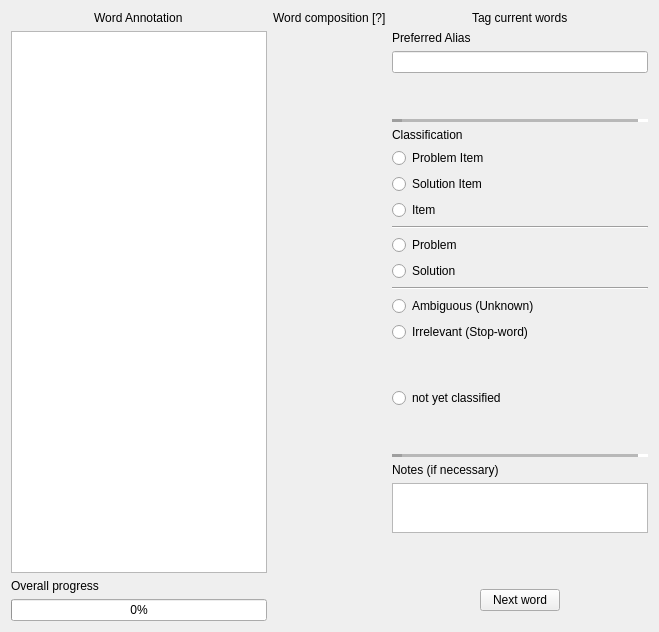
        <widget class="QWidget" name="tab_Ngram">
         <attribute name="title">
          <string>Multi word analysis</string>
         </attribute>
         <layout class="QGridLayout" name="gridLayout_7">
          <item row="0" column="0">
           <layout class="QGridLayout" name="gridLayout_Ngram_general" columnstretch="2,0,0">
            <item row="1" column="2">
             <layout class="QVBoxLayout" name="verticalLayout_Ngram_PropertiesEditor">
              <item>
               <widget class="QLabel" name="label_Ngram_AliasDescription">
                <property name="toolTip">
                 <string>Change the name of the combination of word </string>
                </property>
                <property name="text">
                 <string>Preferred Alias</string>
                </property>
               </widget>
              </item>
              <item>
               <widget class="QLineEdit" name="lineEdit_Ngram_AliasEditor"/>
              </item>
              <item>
               <spacer name="verticalSpacer_8">
                <property name="orientation">
                 <enum>Qt::Vertical</enum>
                </property>
                <property name="sizeHint" stdset="0">
                 <size>
                  <width>20</width>
                  <height>40</height>
                 </size>
                </property>
               </spacer>
              </item>
              <item>
               <widget class="Line" name="line">
                <property name="lineWidth">
                 <number>10</number>
                </property>
                <property name="midLineWidth">
                 <number>10</number>
                </property>
                <property name="orientation">
                 <enum>Qt::Horizontal</enum>
                </property>
               </widget>
              </item>
              <item>
               <widget class="QLabel" name="label_2">
                <property name="text">
                 <string>Classification</string>
                </property>
               </widget>
              </item>
              <item>
               <widget class="QRadioButton" name="radioButton_Ngram_ProblemItemEditor">
                <property name="text">
                 <string>Problem Item</string>
                </property>
                <attribute name="buttonGroup">
                 <string notr="true">buttonGroup_NGram_Classification</string>
                </attribute>
               </widget>
              </item>
              <item>
               <widget class="QRadioButton" name="radioButton_Ngram_SolutionItemEditor">
                <property name="text">
                 <string>Solution Item</string>
                </property>
                <attribute name="buttonGroup">
                 <string notr="true">buttonGroup_NGram_Classification</string>
                </attribute>
               </widget>
              </item>
              <item>
               <widget class="QRadioButton" name="radioButton_Ngram_ItemEditor">
                <property name="text">
                 <string>Item</string>
                </property>
                <attribute name="buttonGroup">
                 <string notr="true">buttonGroup_NGram_Classification</string>
                </attribute>
               </widget>
              </item>
              <item>
               <widget class="Line" name="line_2">
                <property name="orientation">
                 <enum>Qt::Horizontal</enum>
                </property>
               </widget>
              </item>
              <item>
               <widget class="QRadioButton" name="radioButton_Ngram_ProblemEditor">
                <property name="text">
                 <string>Problem</string>
                </property>
                <attribute name="buttonGroup">
                 <string notr="true">buttonGroup_NGram_Classification</string>
                </attribute>
               </widget>
              </item>
              <item>
               <widget class="QRadioButton" name="radioButton_Ngram_SolutionEditor">
                <property name="text">
                 <string>Solution</string>
                </property>
                <attribute name="buttonGroup">
                 <string notr="true">buttonGroup_NGram_Classification</string>
                </attribute>
               </widget>
              </item>
              <item>
               <widget class="Line" name="line_9">
                <property name="orientation">
                 <enum>Qt::Horizontal</enum>
                </property>
               </widget>
              </item>
              <item>
               <widget class="QRadioButton" name="radioButton_Ngram_UnknownEditor">
                <property name="toolTip">
                 <string>When a word can have 2 or more classifications (you need more context)</string>
                </property>
                <property name="text">
                 <string>Ambiguous (Unknown)</string>
                </property>
                <attribute name="buttonGroup">
                 <string notr="true">buttonGroup_NGram_Classification</string>
                </attribute>
               </widget>
              </item>
              <item>
               <widget class="QRadioButton" name="radioButton_Ngram_StopWordEditor">
                <property name="toolTip">
                 <string>a word that you think is IRRELEVANT on your corpus</string>
                </property>
                <property name="text">
                 <string>Irrelevant (Stop-word)</string>
                </property>
                <attribute name="buttonGroup">
                 <string notr="true">buttonGroup_NGram_Classification</string>
                </attribute>
               </widget>
              </item>
              <item>
               <spacer name="verticalSpacer_6">
                <property name="orientation">
                 <enum>Qt::Vertical</enum>
                </property>
                <property name="sizeHint" stdset="0">
                 <size>
                  <width>20</width>
                  <height>40</height>
                 </size>
                </property>
               </spacer>
              </item>
              <item>
               <widget class="QRadioButton" name="radioButton_Ngram_NotClassifiedEditor">
                <property name="text">
                 <string>not yet classified</string>
                </property>
                <attribute name="buttonGroup">
                 <string notr="true">buttonGroup_NGram_Classification</string>
                </attribute>
               </widget>
              </item>
              <item>
               <spacer name="verticalSpacer_7">
                <property name="orientation">
                 <enum>Qt::Vertical</enum>
                </property>
                <property name="sizeHint" stdset="0">
                 <size>
                  <width>20</width>
                  <height>40</height>
                 </size>
                </property>
               </spacer>
              </item>
              <item>
               <widget class="Line" name="line_5">
                <property name="lineWidth">
                 <number>10</number>
                </property>
                <property name="midLineWidth">
                 <number>10</number>
                </property>
                <property name="orientation">
                 <enum>Qt::Horizontal</enum>
                </property>
               </widget>
              </item>
              <item>
               <widget class="QLabel" name="label_Ngram_NoteDescription">
                <property name="text">
                 <string>Notes (if necessary)</string>
                </property>
               </widget>
              </item>
              <item>
               <widget class="QTextEdit" name="textEdit_Ngram_NoteEditor">
                <property name="maximumSize">
                 <size>
                  <width>16777215</width>
                  <height>50</height>
                 </size>
                </property>
                <property name="focusPolicy">
                 <enum>Qt::ClickFocus</enum>
                </property>
                <property name="frameShape">
                 <enum>QFrame::StyledPanel</enum>
                </property>
                <property name="frameShadow">
                 <enum>QFrame::Sunken</enum>
                </property>
                <property name="lineWidth">
                 <number>1</number>
                </property>
               </widget>
              </item>
              <item>
               <spacer name="verticalSpacer_5">
                <property name="orientation">
                 <enum>Qt::Vertical</enum>
                </property>
                <property name="sizeHint" stdset="0">
                 <size>
                  <width>20</width>
                  <height>40</height>
                 </size>
                </property>
               </spacer>
              </item>
             </layout>
            </item>
            <item row="2" column="2">
             <layout class="QGridLayout" name="gridLayout_Ngram_ActionButton">
              <item row="0" column="0" alignment="Qt::AlignHCenter">
               <widget class="QPushButton" name="pushButton_Ngram_UpdateTokenProperty">
                <property name="focusPolicy">
                 <enum>Qt::NoFocus</enum>
                </property>
                <property name="toolTip">
                 <string>shortcut Enter key</string>
                </property>
                <property name="text">
                 <string>Next word</string>
                </property>
               </widget>
              </item>
             </layout>
            </item>
            <item row="0" column="2" alignment="Qt::AlignHCenter">
             <widget class="QLabel" name="label_Ngram_PropertyEditorDescription">
              <property name="text">
               <string>Tag current words</string>
              </property>
             </widget>
            </item>
            <item row="0" column="1" alignment="Qt::AlignHCenter">
             <widget class="QLabel" name="label_Ngram_CompositionDescription">
              <property name="text">
               <string>Word composition [?]</string>
              </property>
             </widget>
            </item>
            <item row="1" column="0">
             <widget class="QTableWidget" name="tableWidget_Ngram_TagContainer">
              <property name="sizePolicy">
               <sizepolicy hsizetype="Expanding" vsizetype="Expanding">
                <horstretch>1</horstretch>
                <verstretch>0</verstretch>
               </sizepolicy>
              </property>
              <property name="focusPolicy">
               <enum>Qt::ClickFocus</enum>
              </property>
              <property name="editTriggers">
               <set>QAbstractItemView::NoEditTriggers</set>
              </property>
              <property name="tabKeyNavigation">
               <bool>false</bool>
              </property>
              <property name="dragDropOverwriteMode">
               <bool>false</bool>
              </property>
              <property name="selectionMode">
               <enum>QAbstractItemView::SingleSelection</enum>
              </property>
              <property name="selectionBehavior">
               <enum>QAbstractItemView::SelectRows</enum>
              </property>
              <attribute name="horizontalHeaderStretchLastSection">
               <bool>false</bool>
              </attribute>
              <attribute name="verticalHeaderStretchLastSection">
               <bool>false</bool>
              </attribute>
             </widget>
            </item>
            <item row="0" column="0" alignment="Qt::AlignHCenter">
             <widget class="QLabel" name="label_Ngram_TableTagDescription">
              <property name="text">
               <string>Word Annotation</string>
              </property>
             </widget>
            </item>
            <item row="2" column="0">
             <layout class="QGridLayout" name="gridLayout_6">
              <item row="1" column="0">
               <widget class="QProgressBar" name="progressBar_Ngram_TagComplete">
                <property name="value">
                 <number>0</number>
                </property>
               </widget>
              </item>
              <item row="0" column="0">
               <widget class="QLabel" name="label_4">
                <property name="text">
                 <string>Overall progress</string>
                </property>
               </widget>
              </item>
             </layout>
            </item>
            <item row="1" column="1">
             <layout class="QGridLayout" name="gridLayout">
              <item row="0" column="0">
               <widget class="QScrollArea" name="scrollArea">
                <property name="frameShape">
                 <enum>QFrame::NoFrame</enum>
                </property>
                <property name="frameShadow">
                 <enum>QFrame::Plain</enum>
                </property>
                <property name="widgetResizable">
                 <bool>true</bool>
                </property>
                <widget class="QWidget" name="scrollArea_NgramComposition">
                 <property name="geometry">
                  <rect>
                   <x>0</x>
                   <y>0</y>
                   <width>129</width>
                   <height>713</height>
                  </rect>
                 </property>
                 <layout class="QVBoxLayout" name="verticalLayout_2">
                  <item>
                   <layout class="QGridLayout" name="gridLayout_Ngram_NGramComposedof"/>
                  </item>
                 </layout>
                </widget>
               </widget>
              </item>
             </layout>
            </item>
           </layout>
          </item>
         </layout>
        </widget>
